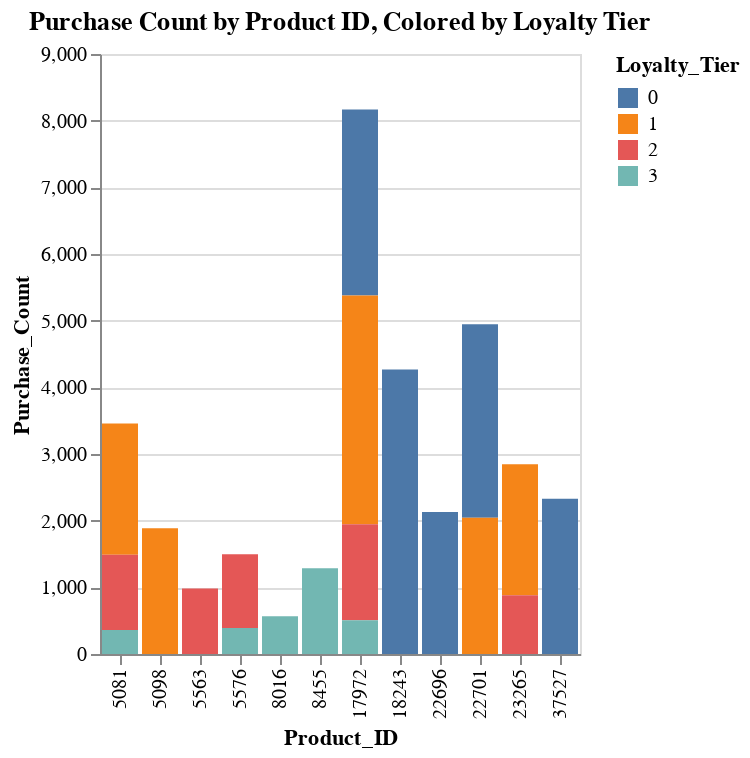

Here is the notebook cell this chart was saved with:
### Code cell
# purchase count by product ID, colured by loyalty tier

import altair as alt

# Create a bar chart of Purchase_Count by Product_ID, colored by Loyalty_Tier
alt.Chart(top_segmented).mark_bar().encode(
    x='Product_ID:N',
    y='Purchase_Count:Q',
    color='Loyalty_Tier:N'
).properties(
    title='Purchase Count by Product ID, Colored by Loyalty Tier'
)

### Figure 1 — Vega-Lite specification as saved in the notebook (floating-point values rounded to 4 significant figures)
{"config": {"view": {"continuousWidth": 300, "continuousHeight": 300}}, "data": {"name": "data-5cb9019fa8156e60f24841903e992254"}, "mark": {"type": "bar"}, "encoding": {"color": {"field": "Loyalty_Tier", "type": "nominal"}, "x": {"field": "Product_ID", "type": "nominal"}, "y": {"field": "Purchase_Count", "type": "quantitative"}}, "title": "Purchase Count by Product ID, Colored by Loyalty Tier", "$schema": "https://vega.github.io/schema/vega-lite/v5.20.1.json", "datasets": {"data-5cb9019fa8156e60f24841903e992254": [{"Loyalty_Tier": 0.0, "Product_ID": 18243, "Purchase_Count": 4268}, {"Loyalty_Tier": 0.0, "Product_ID": 22701, "Purchase_Count": 2902}, {"Loyalty_Tier": 0.0, "Product_ID": 17972, "Purchase_Count": 2789}, {"Loyalty_Tier": 0.0, "Product_ID": 37527, "Purchase_Count": 2328}, {"Loyalty_Tier": 0.0, "Product_ID": 22696, "Purchase_Count": 2130}, {"Loyalty_Tier": 1.0, "Product_ID": 17972, "Purchase_Count": 3432}, {"Loyalty_Tier": 1.0, "Product_ID": 22701, "Purchase_Count": 2045}, {"Loyalty_Tier": 1.0, "Product_ID": 5081, "Purchase_Count": 1969}, {"Loyalty_Tier": 1.0, "Product_ID": 23265, "Purchase_Count": 1963}, {"Loyalty_Tier": 1.0, "Product_ID": 5098, "Purchase_Count": 1887}, {"Loyalty_Tier": 2.0, "Product_ID": 17972, "Purchase_Count": 1439}, {"Loyalty_Tier": 2.0, "Product_ID": 5081, "Purchase_Count": 1127}, {"Loyalty_Tier": 2.0, "Product_ID": 5576, "Purchase_Count": 1108}, {"Loyalty_Tier": 2.0, "Product_ID": 5563, "Purchase_Count": 981}, {"Loyalty_Tier": 2.0, "Product_ID": 23265, "Purchase_Count": 882}, {"Loyalty_Tier": 3.0, "Product_ID": 8455, "Purchase_Count": 1287}, {"Loyalty_Tier": 3.0, "Product_ID": 8016, "Purchase_Count": 565}, {"Loyalty_Tier": 3.0, "Product_ID": 17972, "Purchase_Count": 508}, {"Loyalty_Tier": 3.0, "Product_ID": 5576, "Purchase_Count": 389}, {"Loyalty_Tier": 3.0, "Product_ID": 5081, "Purchase_Count": 361}]}}
